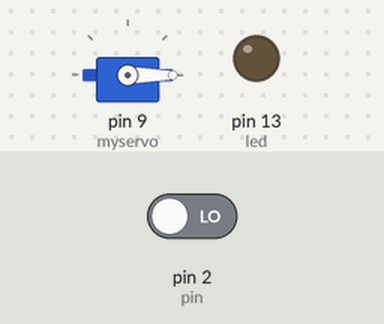
The sketch below on a simulated Arduino Uno, built with avr-gcc and run on an emulated ATmega328P. Parts: servo, output pins drawn as LEDs (lit = HIGH). The inputs (shaded band) are chosen by the test bench; at power-on: pin 2 (pin) LOW.

Above: at 1.2 s.
1.3 s: pin 2 (pin) driven HIGH
At 2.9 s:
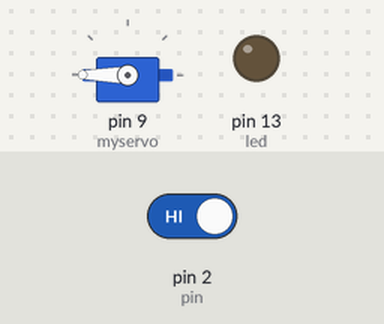
Timing chart, 0 to 5.5 s (numbered marks = the images above; inputs shaded):
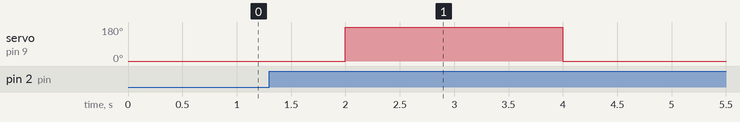

Measured:
- after the input at 1.3 s, servo on pin 9 (myservo): 0° → 180° after 0.70 s, → 0° 2.0 s later

The sketch:

RelayReward.ino
```cpp
#include <Servo.h>

int pin = 2;
int led = 13;
int flag = 0;
volatile int reward = LOW;

Servo myservo;  // create servo object to control a servo

void setup() {
    pinMode(led, OUTPUT);
    attachInterrupt(digitalPinToInterrupt(pin), toggle, RISING);

    myservo.attach(9);  // attaches the servo on pin 9 to the servo object
}

void loop() {


    if (!flag) {
      myservo.write(0); // sets servo to 0 position at the beginning
      delay(2000);
      //flag = 1;
    }

    if(reward) { // polls reward for a change. If high, activates the motor
      giveReward();
      digitalWrite(led, reward);
    }

}

void toggle () {
  reward = HIGH;
  flag = 1;
}

void giveReward() {
    //state = !state;
    //digitalWrite(led, state);
    myservo.write(180);
    delay(2000);
    myservo.write(0);
    reward = LOW;
}
```
